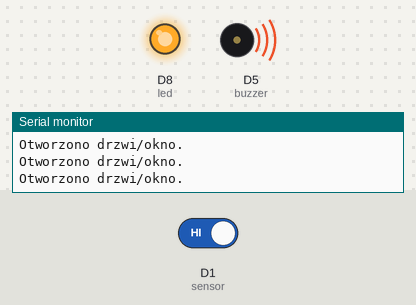
Simulated run of this sketch. Board: ESP8266 (NodeMCU). On the bench: output pins drawn as LEDs (lit = HIGH), buzzer (waves = sounding, pin HIGH), the last lines printed to the serial monitor. The inputs (shaded band) are chosen by the test bench; at power-on: D1 (sensor) HIGH.

Above: at 2.8 s.
2.9 s: D1 (sensor) driven LOW
At 3.4 s:
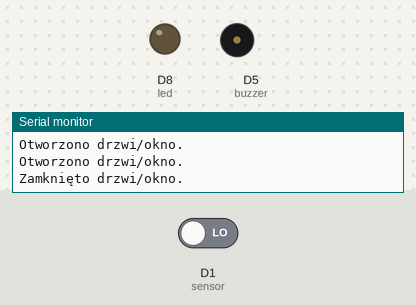
4.5 s: D1 (sensor) driven HIGH
At 6.1 s:
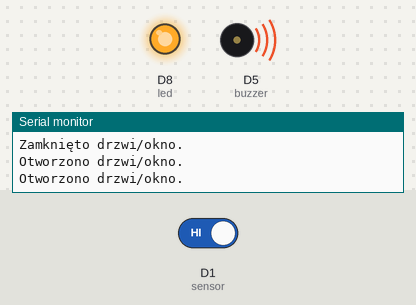
Timing chart, 0 to 7.6 s (numbered marks = the images above; inputs shaded):
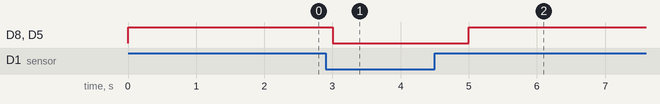

Measured:
- after the input at 2.9 s, D8 (led), D5 (buzzer): HIGH → LOW after 0.10 s
- after the input at 4.5 s, D8 (led), D5 (buzzer): LOW → HIGH after 0.50 s

The sketch:

Reed_Switch.ino
```cpp
#define sensor D1			//pin, do którego dołączony jest czujnik
#define buzzer D5   //pin, do którego dołączony jest brzęczyk
#define led D8			//pin, do którego dołączony jest LED

void setup() {
	Serial.begin(9600);				//otwórz transmisję szeregową
	pinMode(sensor, INPUT_PULLUP);	//włącz wewnętrzny pull-up dla kontaktronu
	pinMode(led, OUTPUT);      		//ustaw LED jako wyjście
	pinMode(buzzer, OUTPUT);		//ustaw brzęczyk jako wyjście
	Serial.begin(9600); 			//otwórz transmisję szeregową
}

void loop() {
	if (digitalRead(sensor) == HIGH) {
    Serial.println("Otworzono drzwi/okno.");
    Serial.println("");
	digitalWrite(led, HIGH);   			//włącz LED
    digitalWrite(buzzer, HIGH); 		//włącz brzęczyk
    delay(1000);
  }

	else
	{
		Serial.println("Zamknięto drzwi/okno.");
		Serial.println("");
		digitalWrite(led, LOW);   		//wyłącz LED
		digitalWrite(buzzer, LOW); 		//wyłącz brzęczyk
		delay(1000);
	}
}
```
